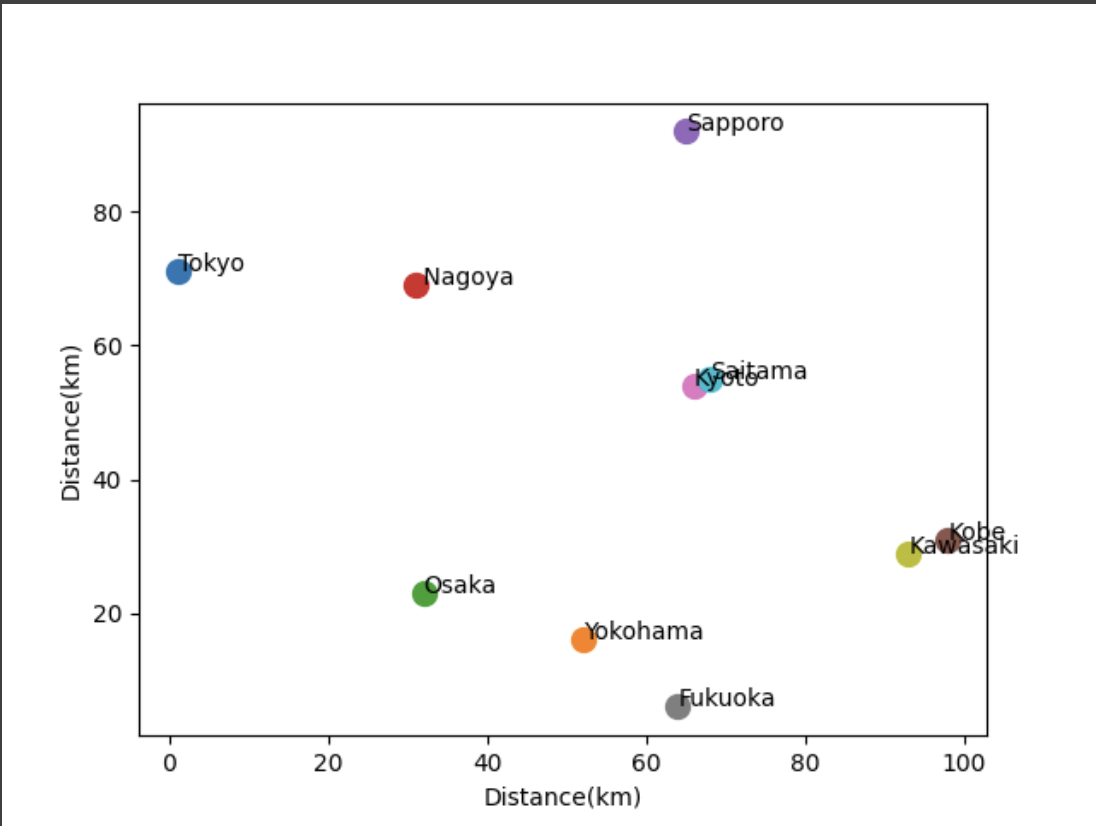

Generate this figure with Python:
import random
from matplotlib import pyplot as plt
from Lessons.main import city, coordinate,country

jp_cities=['Tokyo','Yokohama','Osaka',' Nagoya','Sapporo','Kobe','Kyoto','Fukuoka','Kawasaki','Saitama']

japan = country(name="Japan")
for ct in jp_cities:
    x_rand = random.randint(0,100)
    y_rand = random.randint(0,100)
    ct = city(name=ct,location=coordinate(x_rand,y_rand))
    japan.add_city(city_to_add=ct)

for i in japan.cities:
    x=i.location.x
    y=i.location.y
    plt.text(x,y,i.name)
    plt.scatter(x,y,s=100)
plt.xlabel("Distance(km)")
plt.ylabel("Distance(km)")
plt.savefig('q38.png')
plt.show()